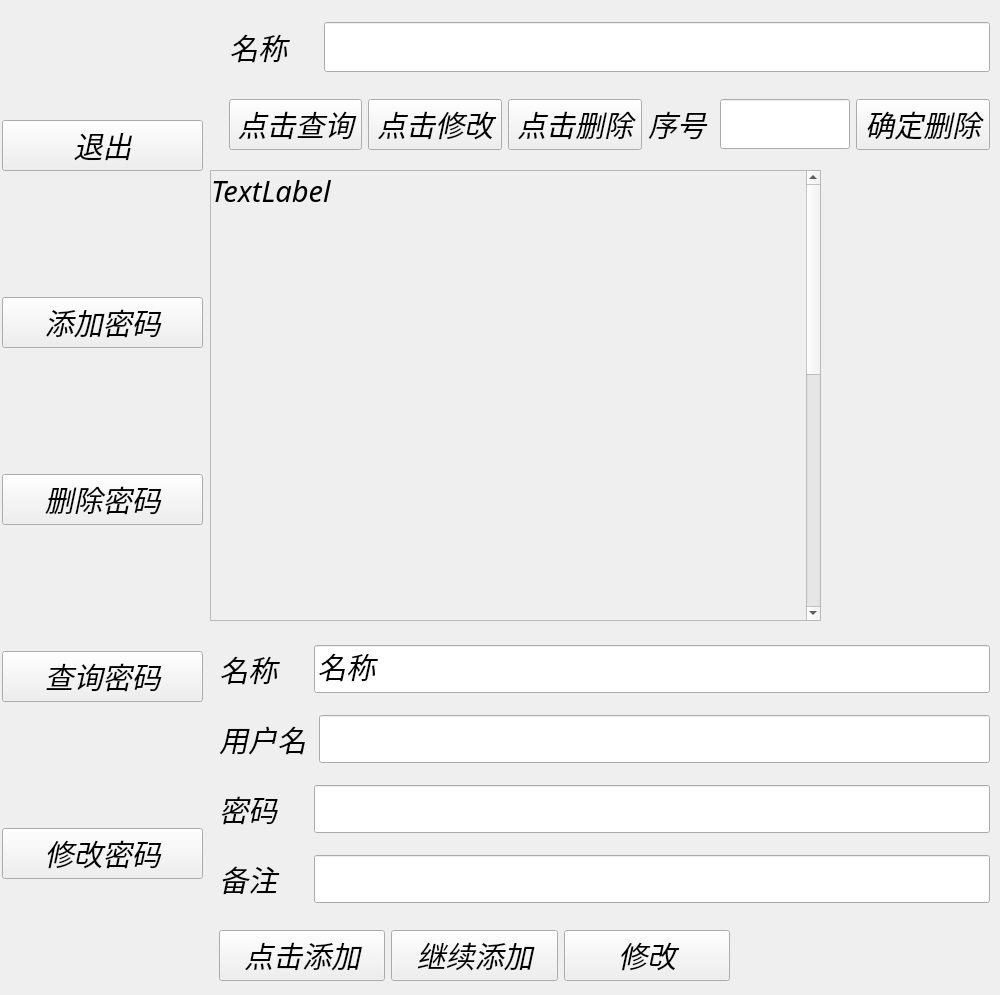
<?xml version="1.0" encoding="UTF-8"?>
<ui version="4.0">
 <class>Form</class>
 <widget class="QWidget" name="Form">
  <property name="geometry">
   <rect>
    <x>0</x>
    <y>0</y>
    <width>1000</width>
    <height>995</height>
   </rect>
  </property>
  <property name="maximumSize">
   <size>
    <width>10000</width>
    <height>500000</height>
   </size>
  </property>
  <property name="windowTitle">
   <string>密码操作</string>
  </property>
  <widget class="QWidget" name="widget_add" native="true">
   <property name="geometry">
    <rect>
     <x>210</x>
     <y>620</y>
     <width>801</width>
     <height>371</height>
    </rect>
   </property>
   <widget class="QWidget" name="layoutWidget">
    <property name="geometry">
     <rect>
      <x>9</x>
      <y>9</y>
      <width>771</width>
      <height>291</height>
     </rect>
    </property>
    <layout class="QVBoxLayout" name="verticalLayout_2">
     <item>
      <layout class="QHBoxLayout" name="horizontalLayout">
       <item>
        <widget class="QLabel" name="label_add1">
         <property name="font">
          <font>
           <family>得意黑</family>
           <pointsize>22</pointsize>
           <italic>true</italic>
          </font>
         </property>
         <property name="lineWidth">
          <number>1</number>
         </property>
         <property name="text">
          <string>名称    </string>
         </property>
        </widget>
       </item>
       <item>
        <widget class="QLineEdit" name="line_add1">
         <property name="font">
          <font>
           <family>得意黑</family>
           <pointsize>22</pointsize>
           <italic>true</italic>
          </font>
         </property>
         <property name="text">
          <string>名称</string>
         </property>
        </widget>
       </item>
      </layout>
     </item>
     <item>
      <layout class="QHBoxLayout" name="horizontalLayout_2">
       <item>
        <widget class="QLabel" name="label_add2">
         <property name="font">
          <font>
           <family>得意黑</family>
           <pointsize>22</pointsize>
           <italic>true</italic>
          </font>
         </property>
         <property name="text">
          <string>用户名</string>
         </property>
        </widget>
       </item>
       <item>
        <widget class="QLineEdit" name="line_add2">
         <property name="font">
          <font>
           <family>得意黑</family>
           <pointsize>22</pointsize>
           <italic>true</italic>
          </font>
         </property>
        </widget>
       </item>
      </layout>
     </item>
     <item>
      <layout class="QHBoxLayout" name="horizontalLayout_3">
       <item>
        <widget class="QLabel" name="label_add3">
         <property name="font">
          <font>
           <family>得意黑</family>
           <pointsize>22</pointsize>
           <italic>true</italic>
          </font>
         </property>
         <property name="text">
          <string>密码    </string>
         </property>
        </widget>
       </item>
       <item>
        <widget class="QLineEdit" name="line_add3">
         <property name="font">
          <font>
           <family>得意黑</family>
           <pointsize>22</pointsize>
           <italic>true</italic>
          </font>
         </property>
        </widget>
       </item>
      </layout>
     </item>
     <item>
      <layout class="QHBoxLayout" name="horizontalLayout_4">
       <item>
        <widget class="QLabel" name="label_add4">
         <property name="font">
          <font>
           <family>得意黑</family>
           <pointsize>22</pointsize>
           <italic>true</italic>
          </font>
         </property>
         <property name="text">
          <string>备注    </string>
         </property>
        </widget>
       </item>
       <item>
        <widget class="QLineEdit" name="line_add4">
         <property name="font">
          <font>
           <family>得意黑</family>
           <pointsize>22</pointsize>
           <italic>true</italic>
          </font>
         </property>
        </widget>
       </item>
      </layout>
     </item>
    </layout>
   </widget>
   <widget class="QWidget" name="layoutWidget">
    <property name="geometry">
     <rect>
      <x>9</x>
      <y>300</y>
      <width>511</width>
      <height>71</height>
     </rect>
    </property>
    <layout class="QHBoxLayout" name="horizontalLayout_7">
     <item>
      <widget class="QPushButton" name="button_add_2">
       <property name="font">
        <font>
         <family>得意黑</family>
         <pointsize>22</pointsize>
         <italic>true</italic>
        </font>
       </property>
       <property name="text">
        <string>点击添加</string>
       </property>
      </widget>
     </item>
     <item>
      <widget class="QPushButton" name="button_end_add">
       <property name="font">
        <font>
         <family>得意黑</family>
         <pointsize>22</pointsize>
         <italic>true</italic>
        </font>
       </property>
       <property name="text">
        <string>继续添加</string>
       </property>
      </widget>
     </item>
     <item>
      <widget class="QPushButton" name="button_end_change_2">
       <property name="font">
        <font>
         <family>得意黑</family>
         <pointsize>22</pointsize>
         <italic>true</italic>
        </font>
       </property>
       <property name="text">
        <string>修改</string>
       </property>
      </widget>
     </item>
    </layout>
   </widget>
  </widget>
  <widget class="QWidget" name="layoutWidget">
   <property name="geometry">
    <rect>
     <x>2</x>
     <y>0</y>
     <width>201</width>
     <height>1001</height>
    </rect>
   </property>
   <layout class="QVBoxLayout" name="verticalLayout">
    <item>
     <widget class="QPushButton" name="button_exit">
      <property name="font">
       <font>
        <family>得意黑</family>
        <pointsize>22</pointsize>
        <italic>true</italic>
       </font>
      </property>
      <property name="text">
       <string>退出</string>
      </property>
     </widget>
    </item>
    <item>
     <widget class="QPushButton" name="button_add">
      <property name="font">
       <font>
        <family>得意黑</family>
        <pointsize>22</pointsize>
        <italic>true</italic>
       </font>
      </property>
      <property name="text">
       <string>添加密码</string>
      </property>
     </widget>
    </item>
    <item>
     <widget class="QPushButton" name="button_del">
      <property name="font">
       <font>
        <family>得意黑</family>
        <pointsize>22</pointsize>
        <italic>true</italic>
       </font>
      </property>
      <property name="text">
       <string>删除密码</string>
      </property>
     </widget>
    </item>
    <item>
     <widget class="QPushButton" name="button_search">
      <property name="font">
       <font>
        <family>得意黑</family>
        <pointsize>22</pointsize>
        <italic>true</italic>
       </font>
      </property>
      <property name="text">
       <string>查询密码</string>
      </property>
     </widget>
    </item>
    <item>
     <widget class="QPushButton" name="button_change">
      <property name="font">
       <font>
        <family>得意黑</family>
        <pointsize>22</pointsize>
        <italic>true</italic>
       </font>
      </property>
      <property name="text">
       <string>修改密码</string>
      </property>
     </widget>
    </item>
   </layout>
  </widget>
  <widget class="QScrollArea" name="scrollArea">
   <property name="geometry">
    <rect>
     <x>210</x>
     <y>170</y>
     <width>611</width>
     <height>451</height>
    </rect>
   </property>
   <property name="widgetResizable">
    <bool>true</bool>
   </property>
   <widget class="QWidget" name="scrollAreaWidgetContents">
    <property name="geometry">
     <rect>
      <x>0</x>
      <y>0</y>
      <width>596</width>
      <height>1000</height>
     </rect>
    </property>
    <property name="minimumSize">
     <size>
      <width>0</width>
      <height>1000</height>
     </size>
    </property>
    <widget class="QLabel" name="label_word">
     <property name="geometry">
      <rect>
       <x>0</x>
       <y>0</y>
       <width>591</width>
       <height>2000</height>
      </rect>
     </property>
     <property name="font">
      <font>
       <family>得意黑</family>
       <pointsize>22</pointsize>
       <italic>true</italic>
      </font>
     </property>
     <property name="text">
      <string>TextLabel</string>
     </property>
     <property name="alignment">
      <set>Qt::AlignLeading|Qt::AlignLeft|Qt::AlignTop</set>
     </property>
     <property name="wordWrap">
      <bool>true</bool>
     </property>
     <property name="textInteractionFlags">
      <set>Qt::LinksAccessibleByMouse|Qt::TextSelectableByMouse</set>
     </property>
    </widget>
   </widget>
  </widget>
  <widget class="QWidget" name="widget_del" native="true">
   <property name="geometry">
    <rect>
     <x>219</x>
     <y>9</y>
     <width>771</width>
     <height>161</height>
    </rect>
   </property>
   <widget class="QWidget" name="layoutWidget">
    <property name="geometry">
     <rect>
      <x>10</x>
      <y>10</y>
      <width>761</width>
      <height>56</height>
     </rect>
    </property>
    <layout class="QHBoxLayout" name="horizontalLayout_5">
     <item>
      <widget class="QLabel" name="label_del">
       <property name="font">
        <font>
         <family>得意黑</family>
         <pointsize>22</pointsize>
         <italic>true</italic>
        </font>
       </property>
       <property name="lineWidth">
        <number>1</number>
       </property>
       <property name="text">
        <string>名称    </string>
       </property>
      </widget>
     </item>
     <item>
      <widget class="QLineEdit" name="line_end_all">
       <property name="enabled">
        <bool>true</bool>
       </property>
       <property name="minimumSize">
        <size>
         <width>0</width>
         <height>50</height>
        </size>
       </property>
       <property name="font">
        <font>
         <family>得意黑</family>
         <pointsize>22</pointsize>
         <italic>true</italic>
        </font>
       </property>
      </widget>
     </item>
    </layout>
   </widget>
   <widget class="QWidget" name="layoutWidget">
    <property name="geometry">
     <rect>
      <x>10</x>
      <y>80</y>
      <width>761</width>
      <height>71</height>
     </rect>
    </property>
    <layout class="QHBoxLayout" name="horizontalLayout_6">
     <item>
      <widget class="QPushButton" name="button_end_search">
       <property name="font">
        <font>
         <family>得意黑</family>
         <pointsize>22</pointsize>
         <italic>true</italic>
        </font>
       </property>
       <property name="text">
        <string>点击查询</string>
       </property>
      </widget>
     </item>
     <item>
      <widget class="QPushButton" name="button_end_change">
       <property name="font">
        <font>
         <family>得意黑</family>
         <pointsize>22</pointsize>
         <italic>true</italic>
        </font>
       </property>
       <property name="text">
        <string>点击修改</string>
       </property>
      </widget>
     </item>
     <item>
      <widget class="QPushButton" name="button_end_del">
       <property name="font">
        <font>
         <family>得意黑</family>
         <pointsize>22</pointsize>
         <italic>true</italic>
        </font>
       </property>
       <property name="text">
        <string>点击删除</string>
       </property>
      </widget>
     </item>
     <item>
      <widget class="QLabel" name="label_code">
       <property name="font">
        <font>
         <family>得意黑</family>
         <pointsize>22</pointsize>
         <italic>true</italic>
        </font>
       </property>
       <property name="text">
        <string>序号</string>
       </property>
      </widget>
     </item>
     <item>
      <widget class="QLineEdit" name="line_code">
       <property name="minimumSize">
        <size>
         <width>0</width>
         <height>50</height>
        </size>
       </property>
       <property name="font">
        <font>
         <family>得意黑</family>
         <pointsize>20</pointsize>
         <italic>true</italic>
        </font>
       </property>
      </widget>
     </item>
     <item>
      <widget class="QPushButton" name="button_end_del_2">
       <property name="font">
        <font>
         <family>得意黑</family>
         <pointsize>22</pointsize>
         <italic>true</italic>
        </font>
       </property>
       <property name="text">
        <string>确定删除</string>
       </property>
      </widget>
     </item>
    </layout>
   </widget>
  </widget>
 </widget>
 <resources/>
 <connections/>
</ui>
